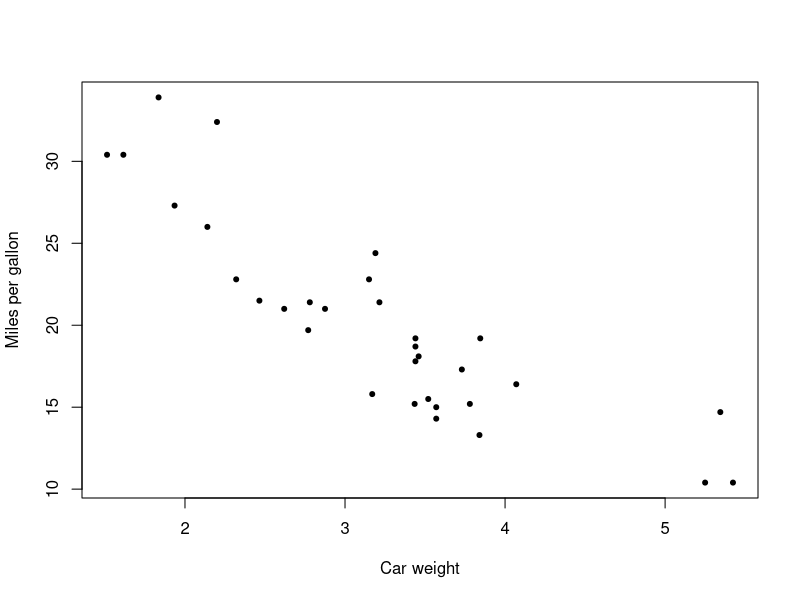
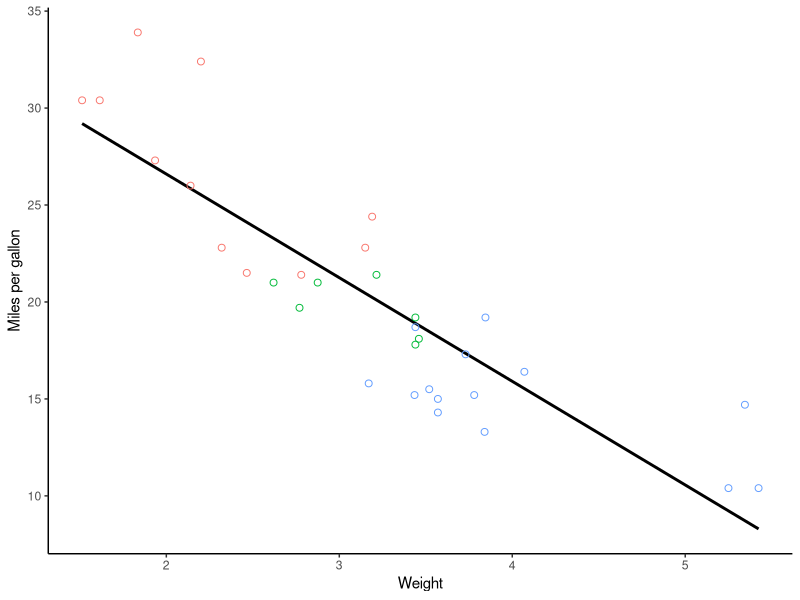
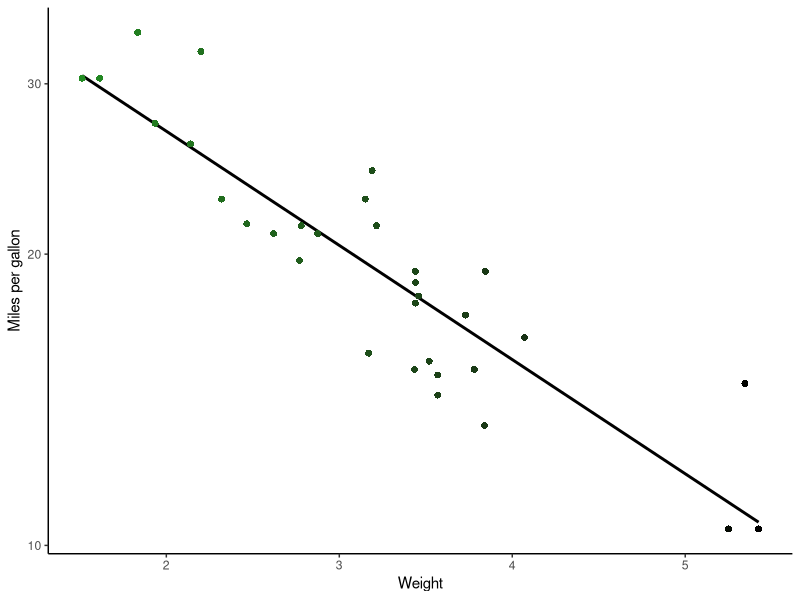
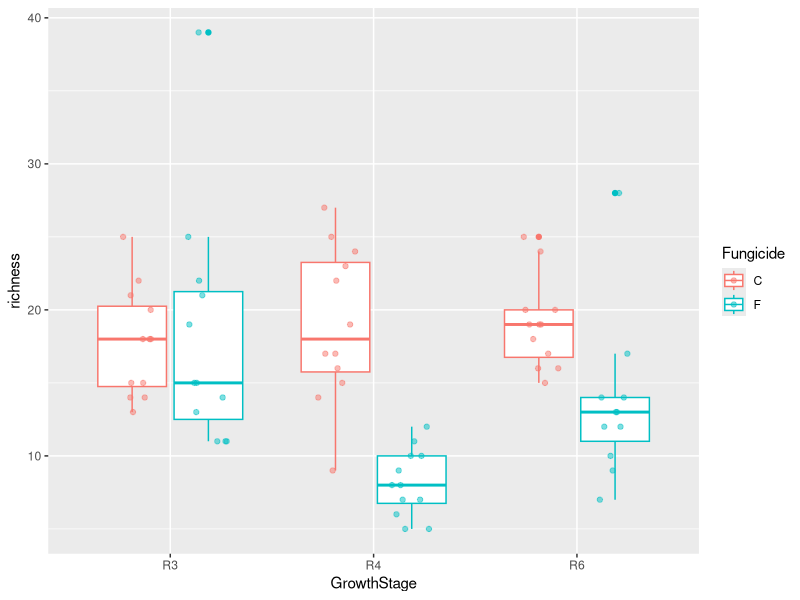

Source code (R) for these figures, in order:
## ---- chunk 1
library(tidyverse)
## ---- chunk 2
getwd()

datum <- read.csv("../general_notes/data/corr.csv",na.strings = "NA")

data("mtcars") # this accesses data that are pre-loaded into R
head(airquality)

data() # lists all of the datasets in the data package
## ---- chunk 3
plot(x = mtcars$wt, y = mtcars$mpg,
     xlab = "Car weight",
     ylab = "Miles per gallon",
     font.lab = 6,
     pch = 20
     )
## ---- chunk 4
mtcars %>%
  ggplot() +
  geom_smooth(aes(x = wt, y = mpg), method = lm, se = FALSE, color = "black") +
  geom_point(aes(x = wt, y = mpg, color = as.factor(cyl)), size = 2, pch = 21) +
  theme_classic() +
  theme(legend.position = "NULL") +
  xlab("Weight") +
  ylab("Miles per gallon")
  
  
## ---- chunk 5
mtcars %>%
  ggplot() +
  geom_smooth(aes(x = wt, y = mpg), method = lm, se = FALSE, color = "black") +
  geom_point(aes(x = wt, y = mpg, color = wt), size = 2, pch = 16) +
  theme_classic() +
  theme(legend.position = "NULL") +
  xlab("Weight") +
  ylab("Miles per gallon") +
  scale_color_gradient(low="forestgreen", high = "black") +
  scale_y_log10()
## ---- chunk 6
library(tidyverse)
## ---- chunk 7
bull.richness <- read.csv("./data/Bull_richness.csv", na.strings = NA)
# setting na.strings lets us specify how NAs are coded
## ---- chunk 8
bull.richness.soy.no.till <- bull.richness[bull.richness$Crop == "Soy" 
                                           & bull.richness$Treatment == "No-till",]
## ---- chunk 9
ggplot(bull.richness.soy.no.till, aes(x = GrowthStage, y = richness, color = Fungicide)) +
  geom_boxplot() +
  geom_point(position = position_jitterdodge(0.2), alpha = 0.5)
